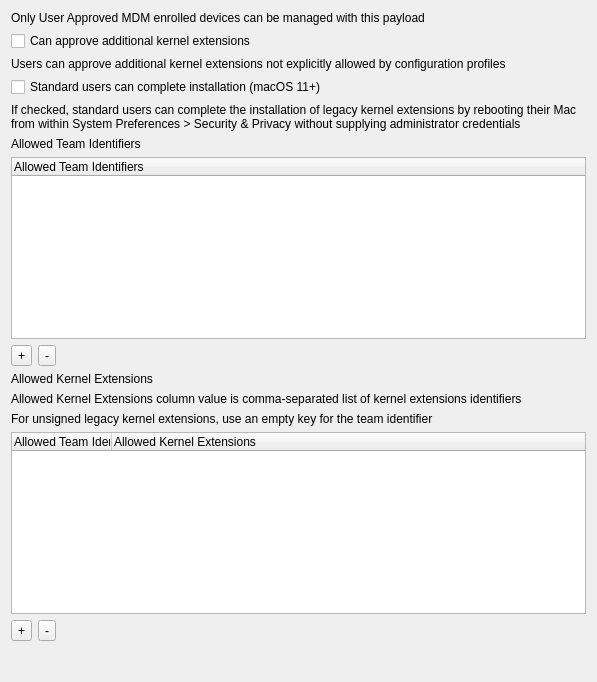
<?xml version="1.0" encoding="UTF-8"?>
<ui version="4.0">
 <class>MacOSKernelExtensionPolicyForm</class>
 <widget class="QWidget" name="MacOSKernelExtensionPolicyForm">
  <property name="geometry">
   <rect>
    <x>0</x>
    <y>0</y>
    <width>597</width>
    <height>682</height>
   </rect>
  </property>
  <property name="windowTitle">
   <string>Form</string>
  </property>
  <layout class="QVBoxLayout" name="verticalLayout_4" stretch="0,0,0,0,0,0,0,0,0,0,0,0,0,0">
   <item>
    <widget class="QLabel" name="lUserApprovedDescription">
     <property name="text">
      <string>Only User Approved MDM enrolled devices can be managed with this payload</string>
     </property>
     <property name="wordWrap">
      <bool>true</bool>
     </property>
    </widget>
   </item>
   <item>
    <widget class="QCheckBox" name="cbAllowUserOverrides">
     <property name="text">
      <string>Can approve additional kernel extensions</string>
     </property>
    </widget>
   </item>
   <item>
    <widget class="QLabel" name="lTipAllowUserOverrides">
     <property name="text">
      <string>Users can approve additional kernel extensions not explicitly allowed by configuration profiles</string>
     </property>
     <property name="wordWrap">
      <bool>true</bool>
     </property>
    </widget>
   </item>
   <item>
    <widget class="QCheckBox" name="cbAllowNonAdminUserApprovals">
     <property name="text">
      <string>Standard users can complete installation (macOS 11+)</string>
     </property>
    </widget>
   </item>
   <item>
    <widget class="QLabel" name="lTipAllowNonAdminUserApprovals">
     <property name="text">
      <string>If checked, standard users can complete the installation of legacy kernel extensions by rebooting their Mac from within System Preferences &gt; Security &amp; Privacy without supplying administrator credentials</string>
     </property>
     <property name="wordWrap">
      <bool>true</bool>
     </property>
    </widget>
   </item>
   <item>
    <widget class="QLabel" name="lAllowedTeamIdentifiers">
     <property name="text">
      <string>Allowed Team Identifiers</string>
     </property>
    </widget>
   </item>
   <item>
    <widget class="StyledTreeWidget" name="twAllowedTeamIdentifiers">
     <property name="rootIsDecorated">
      <bool>false</bool>
     </property>
     <column>
      <property name="text">
       <string>Allowed Team Identifiers</string>
      </property>
     </column>
    </widget>
   </item>
   <item>
    <layout class="QHBoxLayout" name="hlAllowedTeamIdentifiers">
     <item>
      <widget class="QToolButton" name="tbAddAllowedTeamIdentifier">
       <property name="text">
        <string>+</string>
       </property>
      </widget>
     </item>
     <item>
      <widget class="QToolButton" name="tbRemoveAllowedTeamIdentifier">
       <property name="text">
        <string>-</string>
       </property>
      </widget>
     </item>
     <item>
      <spacer name="hsAllowedTeamIdentifiers">
       <property name="orientation">
        <enum>Qt::Horizontal</enum>
       </property>
       <property name="sizeHint" stdset="0">
        <size>
         <width>40</width>
         <height>20</height>
        </size>
       </property>
      </spacer>
     </item>
    </layout>
   </item>
   <item>
    <widget class="QLabel" name="lAllowedKernelExtensions">
     <property name="text">
      <string>Allowed Kernel Extensions</string>
     </property>
    </widget>
   </item>
   <item>
    <widget class="QLabel" name="lTipAllowedKernelExtensions">
     <property name="text">
      <string>Allowed Kernel Extensions column value is comma-separated list of kernel extensions identifiers</string>
     </property>
     <property name="wordWrap">
      <bool>true</bool>
     </property>
    </widget>
   </item>
   <item>
    <widget class="QLabel" name="lTipAllowedKernelExtensions2">
     <property name="text">
      <string>For unsigned legacy kernel extensions, use an empty key for the team identifier</string>
     </property>
     <property name="wordWrap">
      <bool>true</bool>
     </property>
    </widget>
   </item>
   <item>
    <widget class="StyledTreeWidget" name="twAllowedKernelExtensions">
     <property name="rootIsDecorated">
      <bool>false</bool>
     </property>
     <column>
      <property name="text">
       <string>Allowed Team Identifiers</string>
      </property>
     </column>
     <column>
      <property name="text">
       <string>Allowed Kernel Extensions</string>
      </property>
     </column>
    </widget>
   </item>
   <item>
    <layout class="QHBoxLayout" name="hlAllowedKernelExtensions">
     <item>
      <widget class="QToolButton" name="tbAddAllowedKernelExtension">
       <property name="text">
        <string>+</string>
       </property>
      </widget>
     </item>
     <item>
      <widget class="QToolButton" name="tbRemoveAllowedKernelExtension">
       <property name="text">
        <string>-</string>
       </property>
      </widget>
     </item>
     <item>
      <spacer name="hsAllowedKernelExtensions">
       <property name="orientation">
        <enum>Qt::Horizontal</enum>
       </property>
       <property name="sizeHint" stdset="0">
        <size>
         <width>40</width>
         <height>20</height>
        </size>
       </property>
      </spacer>
     </item>
    </layout>
   </item>
   <item>
    <spacer name="verticalSpacer">
     <property name="orientation">
      <enum>Qt::Vertical</enum>
     </property>
     <property name="sizeHint" stdset="0">
      <size>
       <width>20</width>
       <height>40</height>
      </size>
     </property>
    </spacer>
   </item>
  </layout>
 </widget>
 <customwidgets>
  <customwidget>
   <class>StyledTreeWidget</class>
   <extends>QTreeWidget</extends>
   <header>FileWaveGuiLib/styledviews/styledtreeview.h</header>
  </customwidget>
 </customwidgets>
 <resources/>
 <connections/>
</ui>
